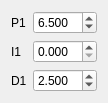
                 <widget class="QWidget" name="gridLayoutWidget_6">
                  <property name="geometry">
                   <rect>
                    <x>160</x>
                    <y>290</y>
                    <width>91</width>
                    <height>89</height>
                   </rect>
                  </property>
                  <layout class="QGridLayout" name="gridLayout_13">
                   <item row="1" column="1">
                    <widget class="QDoubleSpinBox" name="doubleSpinBoxI1Misi_4">
                     <property name="font">
                      <font>
                       <pointsize>9</pointsize>
                       <weight>50</weight>
                       <italic>false</italic>
                       <bold>false</bold>
                      </font>
                     </property>
                     <property name="decimals">
                      <number>3</number>
                     </property>
                     <property name="singleStep">
                      <double>0.100000000000000</double>
                     </property>
                    </widget>
                   </item>
                   <item row="2" column="0">
                    <widget class="QLabel" name="label_38">
                     <property name="font">
                      <font>
                       <pointsize>9</pointsize>
                       <weight>50</weight>
                       <italic>false</italic>
                       <bold>false</bold>
                      </font>
                     </property>
                     <property name="text">
                      <string>D1</string>
                     </property>
                    </widget>
                   </item>
                   <item row="2" column="1">
                    <widget class="QDoubleSpinBox" name="doubleSpinBoxD1Misi_4">
                     <property name="font">
                      <font>
                       <pointsize>9</pointsize>
                       <weight>50</weight>
                       <italic>false</italic>
                       <bold>false</bold>
                      </font>
                     </property>
                     <property name="decimals">
                      <number>3</number>
                     </property>
                     <property name="singleStep">
                      <double>0.100000000000000</double>
                     </property>
                     <property name="value">
                      <double>2.500000000000000</double>
                     </property>
                    </widget>
                   </item>
                   <item row="0" column="0">
                    <widget class="QLabel" name="label_39">
                     <property name="font">
                      <font>
                       <pointsize>9</pointsize>
                       <weight>50</weight>
                       <italic>false</italic>
                       <bold>false</bold>
                      </font>
                     </property>
                     <property name="text">
                      <string>P1</string>
                     </property>
                    </widget>
                   </item>
                   <item row="1" column="0">
                    <widget class="QLabel" name="label_40">
                     <property name="font">
                      <font>
                       <pointsize>9</pointsize>
                       <weight>50</weight>
                       <italic>false</italic>
                       <bold>false</bold>
                      </font>
                     </property>
                     <property name="text">
                      <string>I1</string>
                     </property>
                    </widget>
                   </item>
                   <item row="0" column="1">
                    <widget class="QDoubleSpinBox" name="doubleSpinBoxP1Misi_4">
                     <property name="font">
                      <font>
                       <pointsize>9</pointsize>
                       <weight>50</weight>
                       <italic>false</italic>
                       <bold>false</bold>
                      </font>
                     </property>
                     <property name="decimals">
                      <number>3</number>
                     </property>
                     <property name="singleStep">
                      <double>0.200000000000000</double>
                     </property>
                     <property name="value">
                      <double>6.500000000000000</double>
                     </property>
                    </widget>
                   </item>
                  </layout>
                 </widget>
